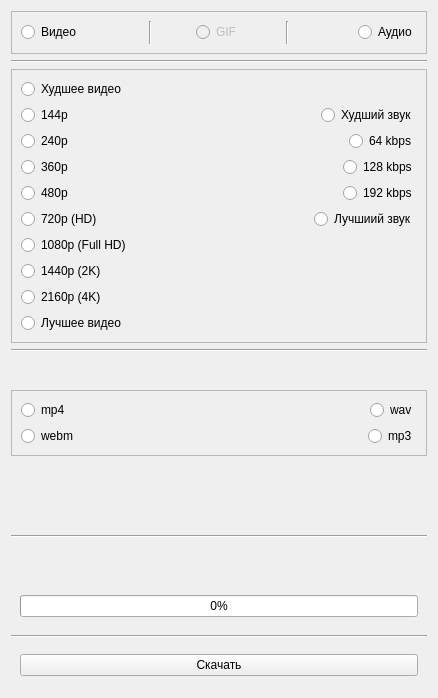
<?xml version="1.0" encoding="UTF-8"?>
<ui version="4.0">
 <class>Form</class>
 <widget class="QWidget" name="Form">
  <property name="geometry">
   <rect>
    <x>0</x>
    <y>0</y>
    <width>438</width>
    <height>698</height>
   </rect>
  </property>
  <property name="windowTitle">
   <string>Форматы</string>
  </property>
  <layout class="QGridLayout" name="gridLayout">
   <item row="7" column="0" rowspan="2" colspan="4">
    <widget class="Line" name="line">
     <property name="orientation">
      <enum>Qt::Orientation::Horizontal</enum>
     </property>
    </widget>
   </item>
   <item row="0" column="0" colspan="4">
    <widget class="QFrame" name="typeFrame">
     <property name="frameShape">
      <enum>QFrame::Shape::StyledPanel</enum>
     </property>
     <property name="frameShadow">
      <enum>QFrame::Shadow::Raised</enum>
     </property>
     <layout class="QHBoxLayout" name="horizontalLayout">
      <item alignment="Qt::AlignmentFlag::AlignLeft">
       <widget class="QRadioButton" name="videoRadioButton">
        <property name="text">
         <string>Видео</string>
        </property>
       </widget>
      </item>
      <item>
       <widget class="Line" name="line_6">
        <property name="orientation">
         <enum>Qt::Orientation::Vertical</enum>
        </property>
       </widget>
      </item>
      <item alignment="Qt::AlignmentFlag::AlignHCenter">
       <widget class="QRadioButton" name="gifRadioButton">
        <property name="enabled">
         <bool>false</bool>
        </property>
        <property name="text">
         <string>GIF</string>
        </property>
       </widget>
      </item>
      <item>
       <widget class="Line" name="line_8">
        <property name="orientation">
         <enum>Qt::Orientation::Vertical</enum>
        </property>
       </widget>
      </item>
      <item alignment="Qt::AlignmentFlag::AlignRight">
       <widget class="QRadioButton" name="audioRadioButton">
        <property name="enabled">
         <bool>true</bool>
        </property>
        <property name="mouseTracking">
         <bool>false</bool>
        </property>
        <property name="tabletTracking">
         <bool>false</bool>
        </property>
        <property name="text">
         <string>Аудио</string>
        </property>
        <property name="checkable">
         <bool>true</bool>
        </property>
        <property name="checked">
         <bool>false</bool>
        </property>
        <property name="autoExclusive">
         <bool>true</bool>
        </property>
       </widget>
      </item>
     </layout>
    </widget>
   </item>
   <item row="10" column="0" colspan="4">
    <widget class="QWidget" name="widget" native="true">
     <layout class="QGridLayout" name="gridLayout_2">
      <item row="0" column="0" alignment="Qt::AlignmentFlag::AlignTop">
       <widget class="QProgressBar" name="progressBar">
        <property name="value">
         <number>0</number>
        </property>
       </widget>
      </item>
     </layout>
    </widget>
   </item>
   <item row="2" column="0" colspan="4">
    <widget class="QFrame" name="qualityFrame">
     <property name="frameShape">
      <enum>QFrame::Shape::StyledPanel</enum>
     </property>
     <property name="frameShadow">
      <enum>QFrame::Shadow::Raised</enum>
     </property>
     <layout class="QGridLayout" name="gridLayout_4">
      <item row="12" column="0">
       <widget class="QRadioButton" name="radio480">
        <property name="text">
         <string>480p</string>
        </property>
       </widget>
      </item>
      <item row="11" column="1" alignment="Qt::AlignmentFlag::AlignRight">
       <widget class="QRadioButton" name="audioRadio128">
        <property name="text">
         <string>128 kbps</string>
        </property>
       </widget>
      </item>
      <item row="2" column="1" alignment="Qt::AlignmentFlag::AlignRight">
       <widget class="QRadioButton" name="worstAudio">
        <property name="text">
         <string>Худший звук</string>
        </property>
       </widget>
      </item>
      <item row="3" column="1" alignment="Qt::AlignmentFlag::AlignRight">
       <widget class="QRadioButton" name="audioRadio64">
        <property name="text">
         <string>64 kbps</string>
        </property>
       </widget>
      </item>
      <item row="19" column="0">
       <widget class="QRadioButton" name="bestVideo">
        <property name="text">
         <string>Лучшее видео</string>
        </property>
       </widget>
      </item>
      <item row="11" column="0">
       <widget class="QRadioButton" name="radio360">
        <property name="text">
         <string>360p</string>
        </property>
       </widget>
      </item>
      <item row="17" column="0">
       <widget class="QRadioButton" name="radio1440">
        <property name="text">
         <string>1440p (2K)</string>
        </property>
       </widget>
      </item>
      <item row="16" column="0">
       <widget class="QRadioButton" name="radio1080">
        <property name="text">
         <string>1080p (Full HD)</string>
        </property>
       </widget>
      </item>
      <item row="0" column="0">
       <widget class="QRadioButton" name="worstVideo">
        <property name="text">
         <string>Худшее видео</string>
        </property>
       </widget>
      </item>
      <item row="12" column="1" alignment="Qt::AlignmentFlag::AlignRight">
       <widget class="QRadioButton" name="audioRadio192">
        <property name="text">
         <string>192 kbps</string>
        </property>
       </widget>
      </item>
      <item row="18" column="0">
       <widget class="QRadioButton" name="radio2160">
        <property name="text">
         <string>2160p (4K)</string>
        </property>
       </widget>
      </item>
      <item row="3" column="0">
       <widget class="QRadioButton" name="radio240">
        <property name="text">
         <string>240p</string>
        </property>
       </widget>
      </item>
      <item row="13" column="1" alignment="Qt::AlignmentFlag::AlignRight">
       <widget class="QRadioButton" name="bestAudio">
        <property name="text">
         <string>Лучшиий звук</string>
        </property>
       </widget>
      </item>
      <item row="13" column="0">
       <widget class="QRadioButton" name="radio720">
        <property name="text">
         <string>720p (HD)</string>
        </property>
       </widget>
      </item>
      <item row="2" column="0">
       <widget class="QRadioButton" name="radio144">
        <property name="text">
         <string>144p</string>
        </property>
       </widget>
      </item>
     </layout>
    </widget>
   </item>
   <item row="13" column="0" colspan="4">
    <widget class="Line" name="line">
     <property name="orientation">
      <enum>Qt::Orientation::Horizontal</enum>
     </property>
    </widget>
   </item>
   <item row="3" column="0" colspan="4">
    <widget class="Line" name="line_3">
     <property name="orientation">
      <enum>Qt::Orientation::Horizontal</enum>
     </property>
    </widget>
   </item>
   <item row="14" column="0" colspan="4">
    <widget class="QWidget" name="widget_4" native="true">
     <layout class="QGridLayout" name="gridLayout_3">
      <item row="0" column="0">
       <widget class="QPushButton" name="downloadButton">
        <property name="text">
         <string>Скачать</string>
        </property>
       </widget>
      </item>
     </layout>
    </widget>
   </item>
   <item row="1" column="0" colspan="4">
    <widget class="Line" name="line_4">
     <property name="orientation">
      <enum>Qt::Orientation::Horizontal</enum>
     </property>
    </widget>
   </item>
   <item row="4" column="0" rowspan="3" colspan="4" alignment="Qt::AlignmentFlag::AlignVCenter">
    <widget class="QFrame" name="frame">
     <property name="frameShape">
      <enum>QFrame::Shape::StyledPanel</enum>
     </property>
     <property name="frameShadow">
      <enum>QFrame::Shadow::Raised</enum>
     </property>
     <layout class="QGridLayout" name="gridLayout_5">
      <item row="0" column="1" alignment="Qt::AlignmentFlag::AlignRight">
       <widget class="QRadioButton" name="radioWAV">
        <property name="text">
         <string>wav</string>
        </property>
       </widget>
      </item>
      <item row="0" column="0">
       <widget class="QRadioButton" name="radioMP4">
        <property name="text">
         <string>mp4</string>
        </property>
       </widget>
      </item>
      <item row="3" column="0">
       <widget class="QRadioButton" name="radioWEBM">
        <property name="text">
         <string>webm</string>
        </property>
       </widget>
      </item>
      <item row="3" column="1" alignment="Qt::AlignmentFlag::AlignRight">
       <widget class="QRadioButton" name="radioMP3">
        <property name="text">
         <string>mp3</string>
        </property>
       </widget>
      </item>
     </layout>
    </widget>
   </item>
  </layout>
 </widget>
 <resources/>
 <connections/>
</ui>
